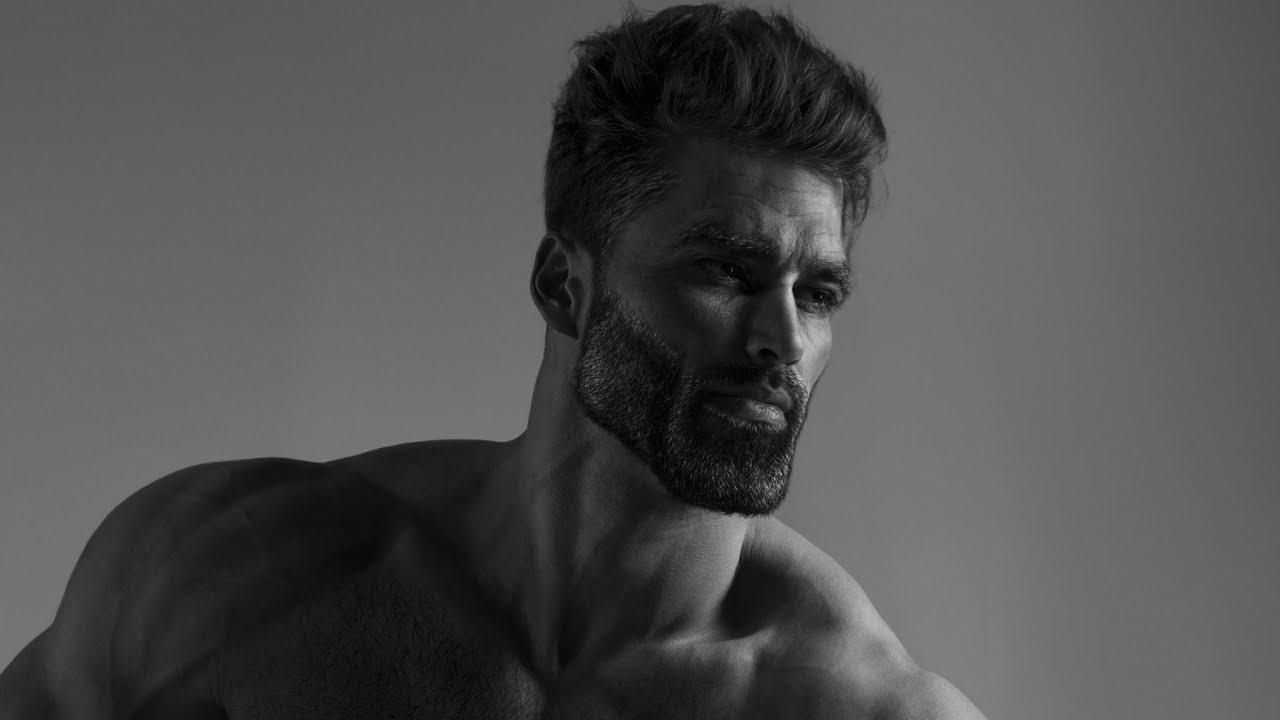
#> input picture IMG/Gigachad.jpg, 1280 x 720 px
$ python Main3.py
#> lines starting #> are read from the running program, lines starting #| are printed output that depends on the picture; after the words box and inside, x2 and y2 are one past the last pixel; in counts of white or black regions, pixels touching at a corner belong together
import cv2

img = cv2.imread('IMG/Gigachad.jpg')
#> img is the input picture: shape (720, 1280, 3); min 0, max 222, mean 80.3
face_cascade = cv2.CascadeClassifier('faces.xml')
gray = cv2.cvtColor(img, cv2.COLOR_BGR2GRAY)

faces = face_cascade.detectMultiScale(gray, 1.1, 5)
#> faces = [[636, 175, 268, 268]]

for (x, y, w, h) in faces:
    cv2.rectangle(img, (x, y), (x+w, y+h), (0, 255, 0), 2)
#> this loop made 1 pass
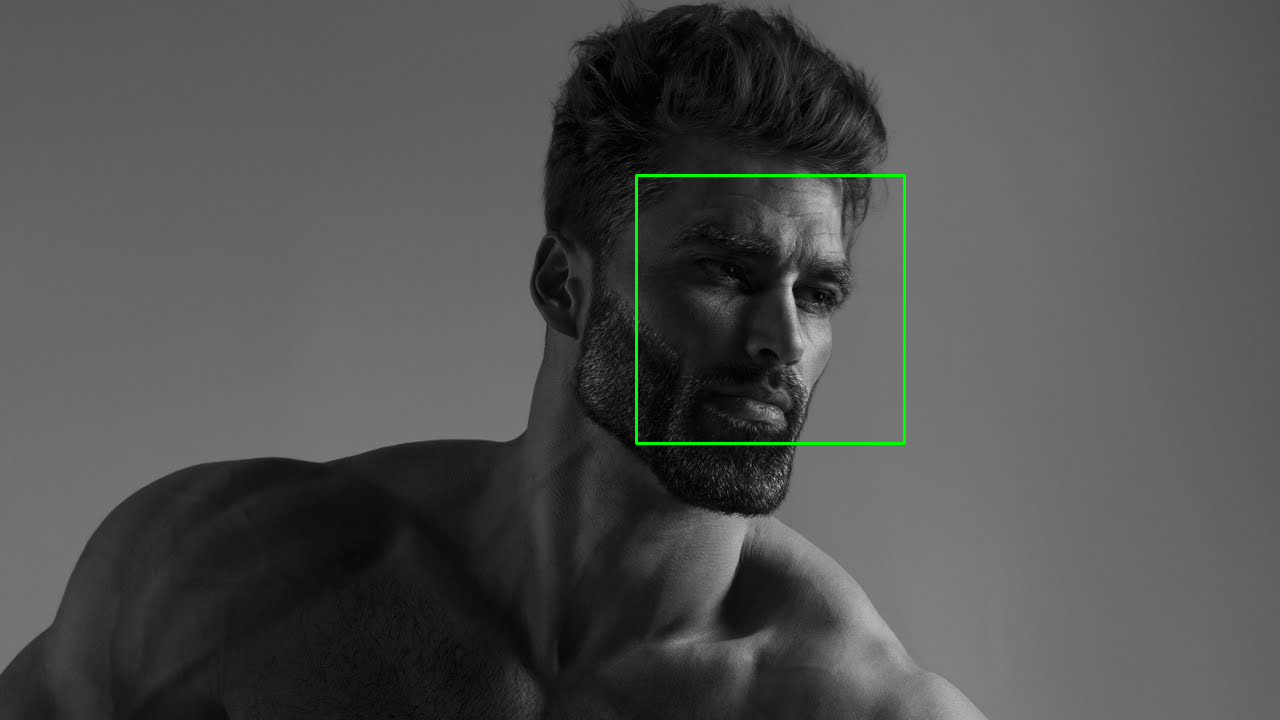
#> img: shape (720, 1280, 3); 0.35% of pixels changed, all inside (x1, y1, x2, y2) = (635, 174, 906, 445)

cv2.imshow('Image', img)
cv2.waitKey(0)
cv2.destroyAllWindows()
